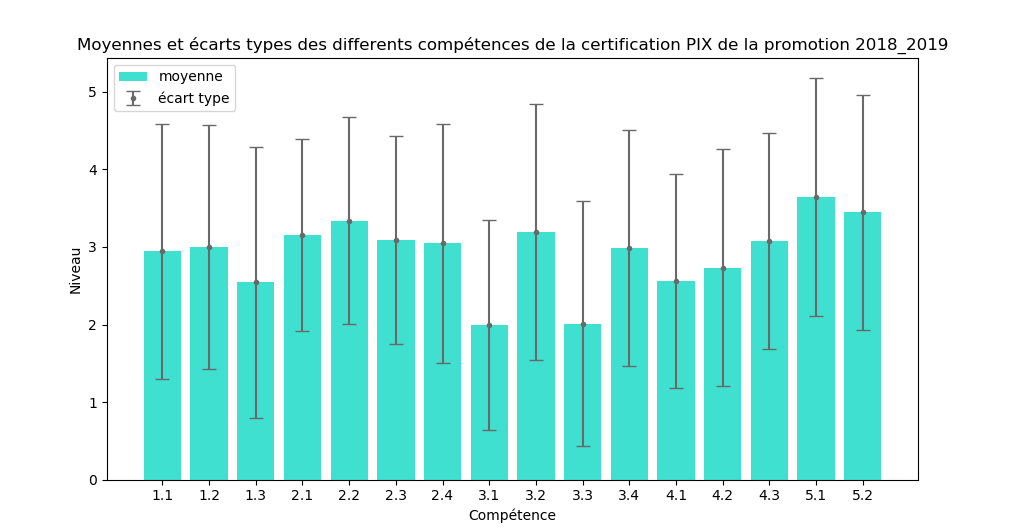

This figure's Python source:
import pandas as pd
import numpy as np
from matplotlib import colorbar, pyplot as plt
import matplotlib
from pandas_ods_reader import read_ods
import odf



#saisir des années

'''

#list des années dont les données sont dispo
annee_fichiers_dispo = ["2018_2019","2019_2020","2020_2021"]

#faciliter la visualisation d'histogramme des differents fichiers/il faut qu'ils soient dans le meme dossier
annee1= input("saisissez les deux années correspondant à l'année scolaire : \n")
annee2= input("")
annee = str(min(int(annee1),int(annee2)))+"_"+str(max(int(annee1),int(annee2)))

#vérifier si on a bien les données de l'année inséré
if(annee not in annee_fichiers_dispo):
	print("les données de l'année "+annee+" sont indisponible")
	exit()

'''



#choix d'années

print("Choisissez l'année scolaire dont vous souhaitez voir l'histogramme (insérez 1, 2 ou 3):")
print("1 - 2018/2019\n2 - 2019/2020\n3 - 2020/2021")
ans = input("")

if ans == '1':
	annee="2018_2019"
elif ans == '2' :
	annee="2019_2020"
elif ans == '3' :
	annee="2020_2021"
else :
	print("Veuillez choisir l'un des numéros proposés !")
	exit()


#pathway du fichier ods dont on souhaite visualiser l'histogramme
path = "/home/blaamouri/cmi/certification_pix_"+annee+".ods"      
#print(path, type(path)) /juste pour vérifier que path est bien saisi
#récupérer les données du fichier et les stocker dans un dataframe appellé qu'on va nommer data

data = read_ods(path, 1)
#print(data) / ptit test

data = data.replace('-',0)
#avg stands for average/moyenne
avg = data.mean()
#std stands for standard deviation/écart type
std = data.std()

idcomp =["1.1","1.2","1.3","2.1","2.2","2.3","2.4","3.1","3.2","3.3","3.4","4.1","4.2","4.3","5.1","5.2"]
#tableau contenant la moyenne de chaque compétence
avgs = [avg[0],avg[1],avg[2],avg[3],avg[4],avg[5],avg[6],avg[7],avg[8],avg[9],avg[10],avg[11],avg[12],avg[13],avg[14],avg[15]]
#tableau contenant l'écart type' de chaque compétence
stds = [std[0],std[1],std[2],std[3],std[4],std[5],std[6],std[7],std[8],std[9],std[10],std[11],std[12],std[13],std[14],std[15]]
#lol


#on crée un tableau contenant les int de 0 jusqu'à 15
x = np.arange(len(idcomp))
#largeur de chaque bar
width = 0.80

fig, ax = plt.subplots()

#tracer les barres reprensentant les moyennes
avg_bar = ax.bar( x ,avgs ,width, label='moyenne', color = "turquoise")

#tracer écart type sous forme de barre d'erreur/segements sur les barres de moyennes de centre = la moyenne....
#on supprime la ligne de code juste en bas si on souhaite visualiser que les moyennes
plt.errorbar(idcomp, avgs, color="dimgray" ,label = "écart type", fmt = '.',yerr=stds,capsize = 5)


#afficher la légende
plt.legend()

#titre de l'histogramme
ax.set_title("Moyennes et écarts types des differents compétences de la certification PIX de la promotion "+annee)
ax.set_xticks(x)
ax.set_xticklabels(idcomp)
#fig.tight_layout()

#label de chaque axe
plt.xlabel("Compétence")
plt.ylabel("Niveau")

#afficher l'histogramme
plt.show()
